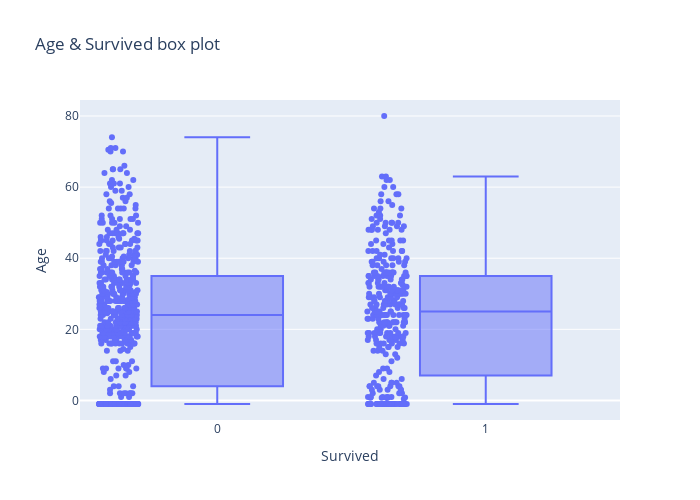

This figure's notebook cell:
### Code cell
fig = px.box(
    train, 
    x="Survived", 
    y="Age", 
    points='all',
    title='Age & Survived box plot',
    width=700,
    height=500
)

fig.show()

### Figure 1 — Plotly figure (JSON) as saved in the notebook; plotly's stock layout.template omitted (floating-point values rounded to 4 significant figures; data arrays with more than 128 entries replaced by an {"elided": "..."} marker saying what was removed)
{"data": [{"alignmentgroup": "True", "boxpoints": "all", "hovertemplate": "Survived=%{x}<br>Age=%{y}<extra></extra>", "legendgroup": "", "marker": {"color": "#636efa"}, "name": "", "notched": false, "offsetgroup": "", "orientation": "v", "showlegend": false, "type": "box", "x": {"elided": "891 int values"}, "x0": " ", "xaxis": "x", "y": {"elided": "891 float values"}, "y0": " ", "yaxis": "y"}], "layout": {"boxmode": "group", "height": 500, "legend": {"tracegroupgap": 0}, "title": {"text": "Age & Survived box plot"}, "width": 700, "xaxis": {"anchor": "y", "domain": [0, 1], "title": {"text": "Survived"}}, "yaxis": {"anchor": "x", "domain": [0, 1], "title": {"text": "Age"}}}}
